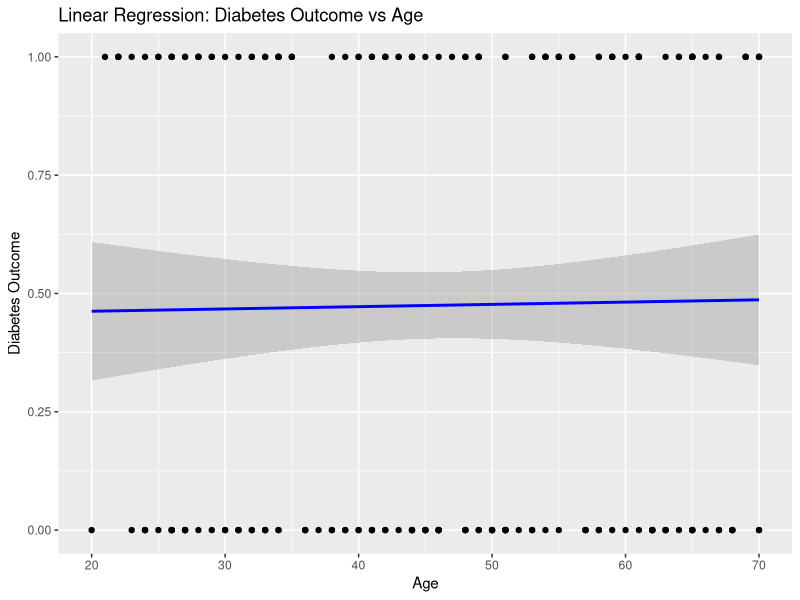

The R source for this figure: (Note: this script raises an error after producing the figure.)
# Install and load necessary libraries
if(!require(tidyverse)) install.packages("tidyverse")
if(!require(caret)) install.packages("caret")
if(!require(broom)) install.packages("broom")
library(tidyverse)
library(caret)
library(broom)

# Create the synthetic dataset
set.seed(123)  # For reproducibility
n <- 200  # Number of observations

Age <- sample(20:70, n, replace = TRUE)
BMI <- round(rnorm(n, mean = 30, sd = 5), 1)
Glucose <- round(rnorm(n, mean = 120, sd = 30), 1)
BloodPressure <- round(rnorm(n, mean = 70, sd = 10), 1)
Insulin <- round(rnorm(n, mean = 80, sd = 15), 1)
Outcome <- sample(0:1, n, replace = TRUE)

diabetes_data <- data.frame(Age, BMI, Glucose, BloodPressure, Insulin, Outcome)

# Display the first few rows of the dataset
head(diabetes_data)

# Simple Linear Regression: Predict diabetes outcome based on age
linear_model <- lm(Outcome ~ Age, data = diabetes_data)

# Summary of the linear regression model
summary(linear_model)

# Visualize the linear regression model
ggplot(diabetes_data, aes(x = Age, y = Outcome)) +
  geom_point() +
  geom_smooth(method = "lm", col = "blue") +
  labs(title = "Linear Regression: Diabetes Outcome vs Age",
       x = "Age",
       y = "Diabetes Outcome")

# Multiple Regression: Predict diabetes outcome based on age and other factors
multiple_model <- lm(Outcome ~ Age + BMI + Glucose + BloodPressure + Insulin, data = diabetes_data)

# Summary of the multiple regression model
summary(multiple_model)

# Display the model coefficients
tidy(multiple_model)

# Check for multicollinearity using Variance Inflation Factor (VIF)
vif_model <- vif(multiple_model)
vif_model
